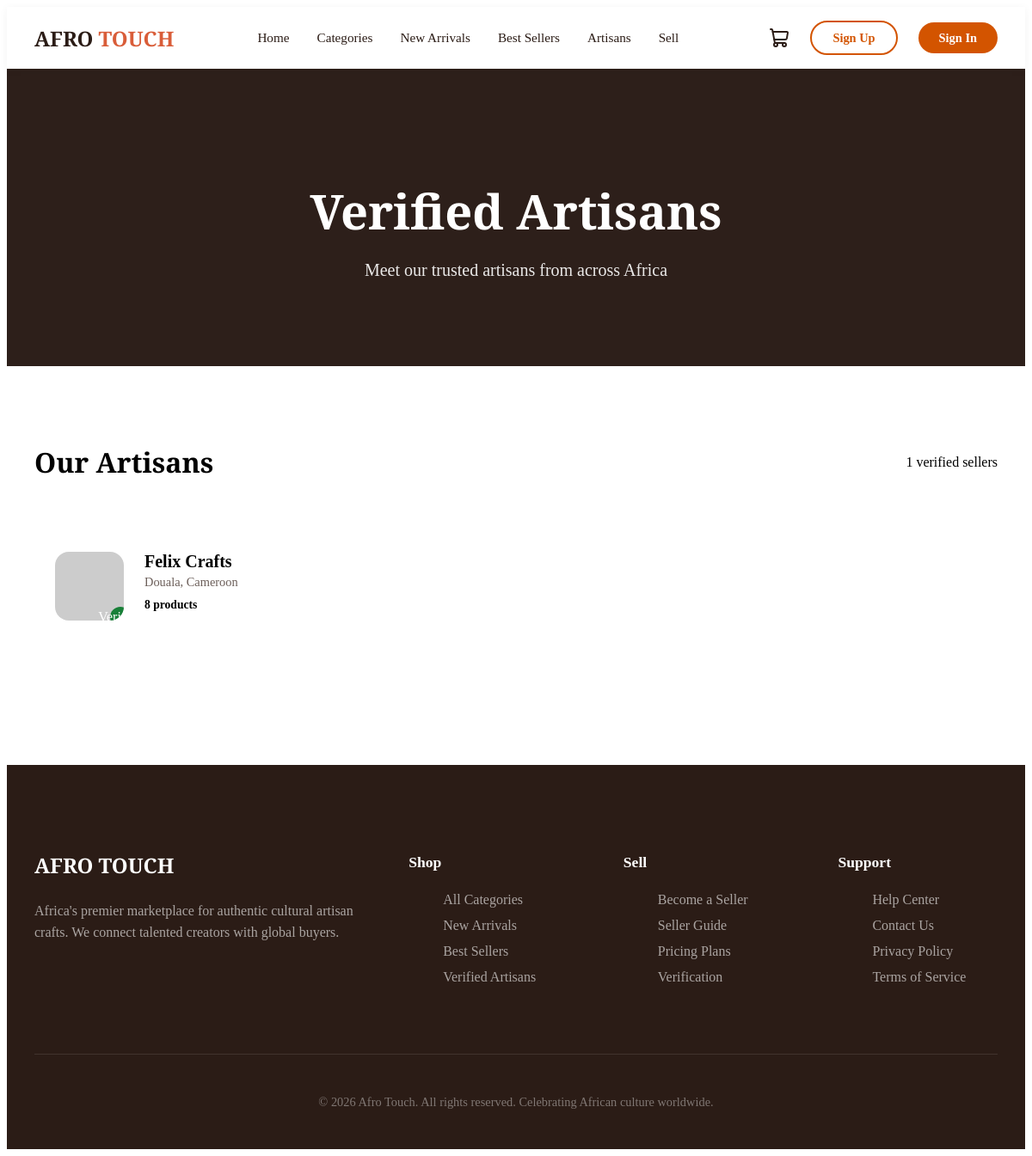
The page /TREACY/verified-artisans.php on the database its author committed.
### tables this page shows
CREATE TABLE IF NOT EXISTS sellers (
    id INT AUTO_INCREMENT PRIMARY KEY,
    user_id INT NOT NULL,
    store_name VARCHAR(255) NOT NULL,
    store_slug VARCHAR(100) UNIQUE NOT NULL,
    description TEXT,
    logo VARCHAR(500),
    banner VARCHAR(500),
    country VARCHAR(100),
    city VARCHAR(100),
    address TEXT,
    is_verified BOOLEAN DEFAULT FALSE,
    verification_status ENUM('pending', 'processing', 'verified', 'rejected') DEFAULT 'pending',
    verification_data TEXT,
    plan ENUM('free', 'basic', 'premium') DEFAULT 'free',
    created_at DATETIME DEFAULT CURRENT_TIMESTAMP,
    updated_at DATETIME DEFAULT CURRENT_TIMESTAMP ON UPDATE CURRENT_TIMESTAMP
);

### TREACY/db.php (called while the page is built, shortened)
<?php
if (!function_exists('getVerifiedSellers')) {
function getVerifiedSellers($pdo, $limit = null) {
    $sql = "SELECT s.*, COUNT(p.id) as product_count
            FROM sellers s
            LEFT JOIN products p ON s.id = p.seller_id AND p.status = 'active'
            WHERE s.is_verified = 1
            GROUP BY s.id
            ORDER BY s.created_at DESC";
    $stmt = $pdo->query($sql);
    return $stmt->fetchAll();
}
}

### TREACY/verified-artisans.php (the view, shortened to what this page needs)
<?php
include 'components/store-layout_start.php';
include 'db.php';
$artisans = getVerifiedSellers($pdo);
?>
<section class="page-hero">
    <h1>Verified Artisans</h1>
    <p>Meet our trusted artisans from across Africa</p>
</section>
<section class="artisans-section">
    <div class="section-header">
        <h2>Our Artisans</h2>
        <span><?php echo count($artisans); ?> verified sellers</span>
    </div>
    <?php if (empty($artisans)): ?>
    <div class="no-products">
        <p>No verified artisans yet.</p>
    </div>
    <?php else: ?>
    <div class="artisans-grid">
        <?php foreach ($artisans as $a): ?>
        <a href="shop/index.php?slug=<?php echo htmlspecialchars($a['store_slug']); ?>" class="artisan-card">
            <div class="artisan-img">
                <?php if ($a['logo']): ?>
                <img src="<?php echo htmlspecialchars($a['logo']); ?>" alt="<?php echo htmlspecialchars($a['store_name']); ?>">
                <?php else: ?>
                <img src="https://api.dicebear.com/7.x/initials/svg?seed=<?php echo urlencode($a['store_name']); ?>&backgroundColor=D35400" alt="">
                <?php endif; ?>
                <?php if ($a['is_verified']): ?>
                <span class="verified-badge"><i data-lucide="badge-check"></i> Verified</span>
                <?php endif; ?>
            </div>
            <div class="artisan-info">
                <h3><?php echo htmlspecialchars($a['store_name']); ?></h3>
                <p class="owner"><?php echo htmlspecialchars($a['city'] ?? ''); ?>, <?php echo htmlspecialchars($a['country'] ?? ''); ?></p>
                <span class="products-count"><?php echo $a['product_count']; ?> products</span>
            </div>
        </a>
        <?php endforeach; ?>
    </div>
    <?php endif; ?>
</section>
<?php include 'components/store-layout_end.php'; ?>

### TREACY/store-style.css (style rules this page uses)
:root { --store-bg: #FFFFFF; --footer-bg: #2B1C16; --accent-orange: #D95D39; --text-dark: #2B1C16; --text-muted: #6B5E59; --font-heading: 'Instrument Serif', Georgia, serif; --font-body: 'Inter', system-ui, sans-serif; }
body.storefront { background-color: var(--store-bg); display: block; }

### TREACY/verified-artisans.php (style rules this page uses)
.page-hero { background: #2D1F1A; color: white; padding: 5rem 2rem; text-align: center; }
.page-hero h1 { font-family: var(--font-heading); font-size: 3.5rem; margin-bottom: 1rem; }
.page-hero p { font-size: 1.25rem; opacity: 0.9; }
.artisans-section { padding: 4rem 2rem; max-width: 1400px; margin: 0 auto; }
.section-header { display: flex; justify-content: space-between; align-items: center; margin-bottom: 2rem; }
.section-header h2 { font-family: var(--font-heading); font-size: 2rem; }
.artisans-grid { display: grid; grid-template-columns: repeat(auto-fill, minmax(300px, 1fr)); gap: 2rem; }
.artisan-card { background: white; border-radius: 16px; border: 1px solid var(--border-color); padding: 1.5rem; text-decoration: none; color: inherit; display: flex; gap: 1.5rem; transition: transform 0.2s, box-shadow 0.2s; }
.artisan-img { position: relative; width: 80px; height: 80px; border-radius: 16px; overflow: hidden; flex-shrink: 0; }
.artisan-img img { width: 100%; height: 100%; object-fit: cover; }
.verified-badge { position: absolute; bottom: -8px; right: -8px; background: #188038; color: white; border-radius: 50%; width: 24px; height: 24px; display: flex; align-items: center; justify-content: center; }
.artisan-info h3 { margin: 0 0 0.25rem; font-size: 1.25rem; }
.artisan-info .owner { color: var(--text-muted); font-size: 0.9rem; margin: 0 0 0.5rem; }
.products-count { font-size: 0.85rem; color: var(--primary-color); font-weight: 600; }

### rows shown on the page
sellers: store_name "Felix Crafts", city "Douala", country "Cameroon", product_count "8"

### other values the page prints
count($artisans) "1"
